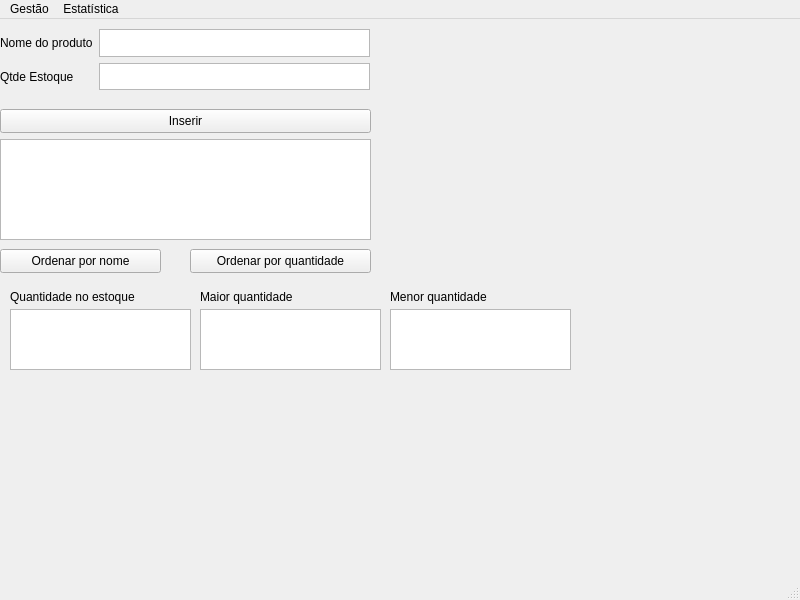
<?xml version="1.0" encoding="UTF-8"?>
<ui version="4.0">
 <class>quantEstoque</class>
 <widget class="QMainWindow" name="quantEstoque">
  <property name="geometry">
   <rect>
    <x>0</x>
    <y>0</y>
    <width>800</width>
    <height>600</height>
   </rect>
  </property>
  <property name="windowTitle">
   <string>MainWindow</string>
  </property>
  <widget class="QWidget" name="centralwidget">
   <widget class="QPushButton" name="inserirProdutoNaTabela">
    <property name="geometry">
     <rect>
      <x>0</x>
      <y>90</y>
      <width>371</width>
      <height>24</height>
     </rect>
    </property>
    <property name="text">
     <string>Inserir</string>
    </property>
   </widget>
   <widget class="QPushButton" name="compararPorNome">
    <property name="geometry">
     <rect>
      <x>0</x>
      <y>230</y>
      <width>161</width>
      <height>24</height>
     </rect>
    </property>
    <property name="text">
     <string>Ordenar por nome</string>
    </property>
   </widget>
   <widget class="QPushButton" name="compararPorQuantidade">
    <property name="geometry">
     <rect>
      <x>190</x>
      <y>230</y>
      <width>181</width>
      <height>24</height>
     </rect>
    </property>
    <property name="text">
     <string>Ordenar por quantidade</string>
    </property>
   </widget>
   <widget class="QTextEdit" name="tabelaDados">
    <property name="geometry">
     <rect>
      <x>0</x>
      <y>120</y>
      <width>371</width>
      <height>101</height>
     </rect>
    </property>
   </widget>
   <widget class="QLabel" name="label_2">
    <property name="geometry">
     <rect>
      <x>10</x>
      <y>270</y>
      <width>151</width>
      <height>16</height>
     </rect>
    </property>
    <property name="text">
     <string>Quantidade no estoque</string>
    </property>
   </widget>
   <widget class="QTextBrowser" name="textBrowser">
    <property name="geometry">
     <rect>
      <x>10</x>
      <y>290</y>
      <width>181</width>
      <height>61</height>
     </rect>
    </property>
   </widget>
   <widget class="QLabel" name="label_4">
    <property name="geometry">
     <rect>
      <x>200</x>
      <y>270</y>
      <width>111</width>
      <height>16</height>
     </rect>
    </property>
    <property name="text">
     <string>Maior quantidade</string>
    </property>
   </widget>
   <widget class="QTextBrowser" name="textBrowser_2">
    <property name="geometry">
     <rect>
      <x>200</x>
      <y>290</y>
      <width>181</width>
      <height>61</height>
     </rect>
    </property>
   </widget>
   <widget class="QLabel" name="label_5">
    <property name="geometry">
     <rect>
      <x>390</x>
      <y>270</y>
      <width>111</width>
      <height>16</height>
     </rect>
    </property>
    <property name="text">
     <string>Menor quantidade</string>
    </property>
   </widget>
   <widget class="QTextBrowser" name="textBrowser_3">
    <property name="geometry">
     <rect>
      <x>390</x>
      <y>290</y>
      <width>181</width>
      <height>61</height>
     </rect>
    </property>
   </widget>
   <widget class="QWidget" name="">
    <property name="geometry">
     <rect>
      <x>0</x>
      <y>10</y>
      <width>370</width>
      <height>61</height>
     </rect>
    </property>
    <layout class="QHBoxLayout" name="horizontalLayout">
     <item>
      <layout class="QVBoxLayout" name="verticalLayout">
       <item>
        <widget class="QLabel" name="InserirProduto">
         <property name="text">
          <string>Nome do produto</string>
         </property>
        </widget>
       </item>
       <item>
        <widget class="QLabel" name="label_3">
         <property name="text">
          <string>Qtde Estoque</string>
         </property>
        </widget>
       </item>
      </layout>
     </item>
     <item>
      <layout class="QVBoxLayout" name="verticalLayout_2">
       <item>
        <widget class="QTextBrowser" name="entradaNome"/>
       </item>
       <item>
        <widget class="QTextBrowser" name="entradaQuant"/>
       </item>
      </layout>
     </item>
    </layout>
   </widget>
  </widget>
  <widget class="QStatusBar" name="statusbar"/>
  <widget class="QMenuBar" name="menubar">
   <property name="geometry">
    <rect>
     <x>0</x>
     <y>0</y>
     <width>800</width>
     <height>22</height>
    </rect>
   </property>
   <widget class="QMenu" name="menuGest_o">
    <property name="title">
     <string>Gestão</string>
    </property>
   </widget>
   <widget class="QMenu" name="menuEstat_stica">
    <property name="title">
     <string>Estatística</string>
    </property>
    <addaction name="separator"/>
   </widget>
   <addaction name="menuGest_o"/>
   <addaction name="menuEstat_stica"/>
  </widget>
  <action name="actionquantidade_de_estoque">
   <property name="text">
    <string>Quantidade de estoque</string>
   </property>
  </action>
  <action name="actionMaior_quantidade">
   <property name="text">
    <string>Maior quantidade</string>
   </property>
  </action>
  <action name="actionMenor_quantidade">
   <property name="text">
    <string>Menor quantidade</string>
   </property>
  </action>
  <action name="actionEstoque">
   <property name="text">
    <string>Estoque</string>
   </property>
  </action>
 </widget>
 <resources/>
 <connections/>
</ui>
